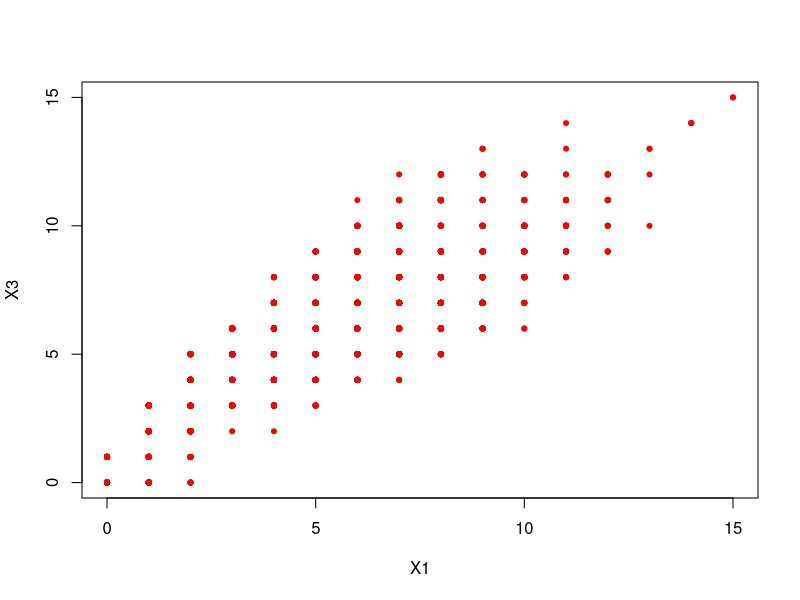

The R source for this figure:
# Loading libraries
library(MASS)         # LDA and QDA

# Load data
letter.recognition <- read.csv("letter-recognition.data")
attach(letter.recognition)

# Basic information about the data
names(letter.recognition)
dim(letter.recognition)

# Training
train <- sample(1:nrow(letter.recognition), 16000)

# Correlation
plot(X1,X3, pch = 20, col = "red", xlab = "X1", ylab = "X3")
cor(X1,X3)


###############################################################################
#                    Linear discriminant analysis                             #
###############################################################################

# Fit LDA model with all predictors
lda.fit <- lda(Letter~., letter.recognition[train,])

# Make prediction
lda.test.pred <- predict(lda.fit, letter.recognition[-train,])
lda.test.class <- lda.test.pred$class

# Test error
lda.test.rate <- mean(lda.test.class == Letter[-train])

# New fit with predictors interaction
lda2.fit <- lda(Letter~.*.+.:.:., letter.recognition[train,])

#  Make prediction
lda2.test.pred <- predict(lda2.fit, letter.recognition[-train,])
lda2.test.class <- lda2.test.pred$class

# Test error
lda2.test.rate <- mean(lda2.test.class == Letter[-train])
